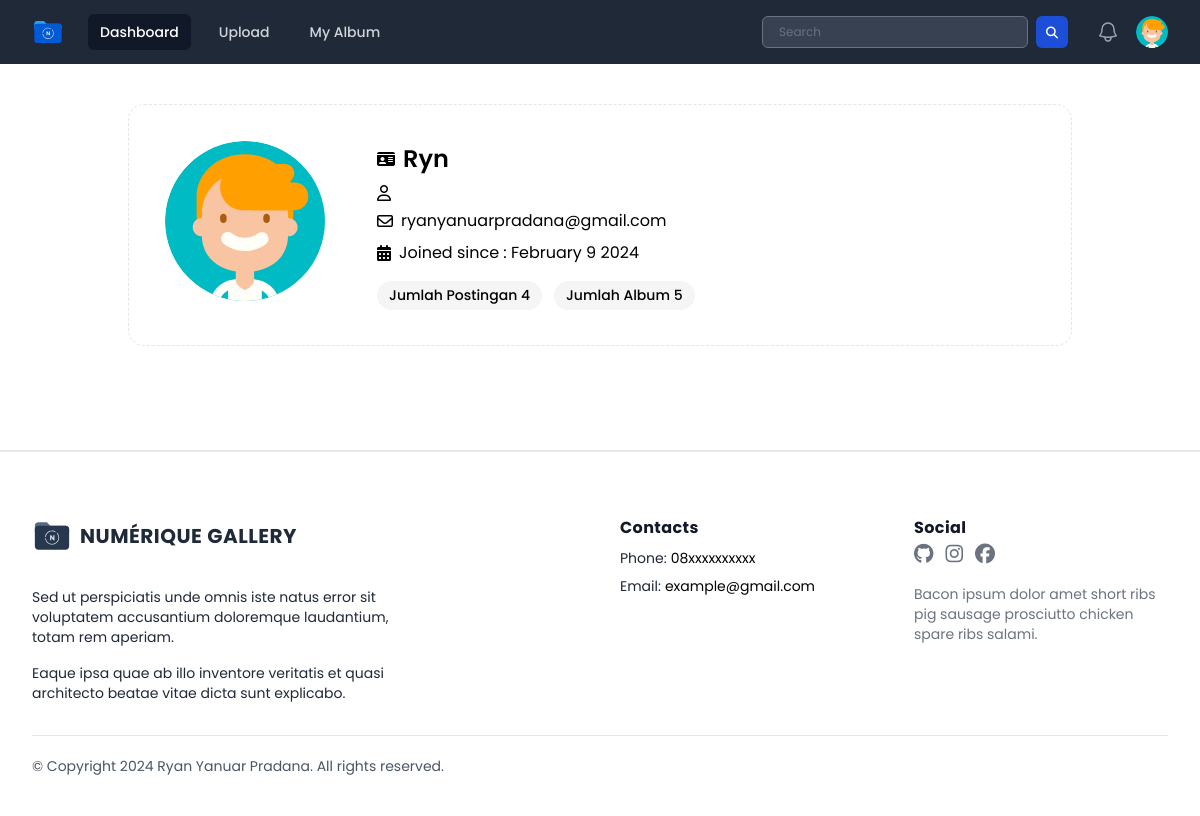
The page /public/page/user/profile.php (signed in) on the database as committed earlier.
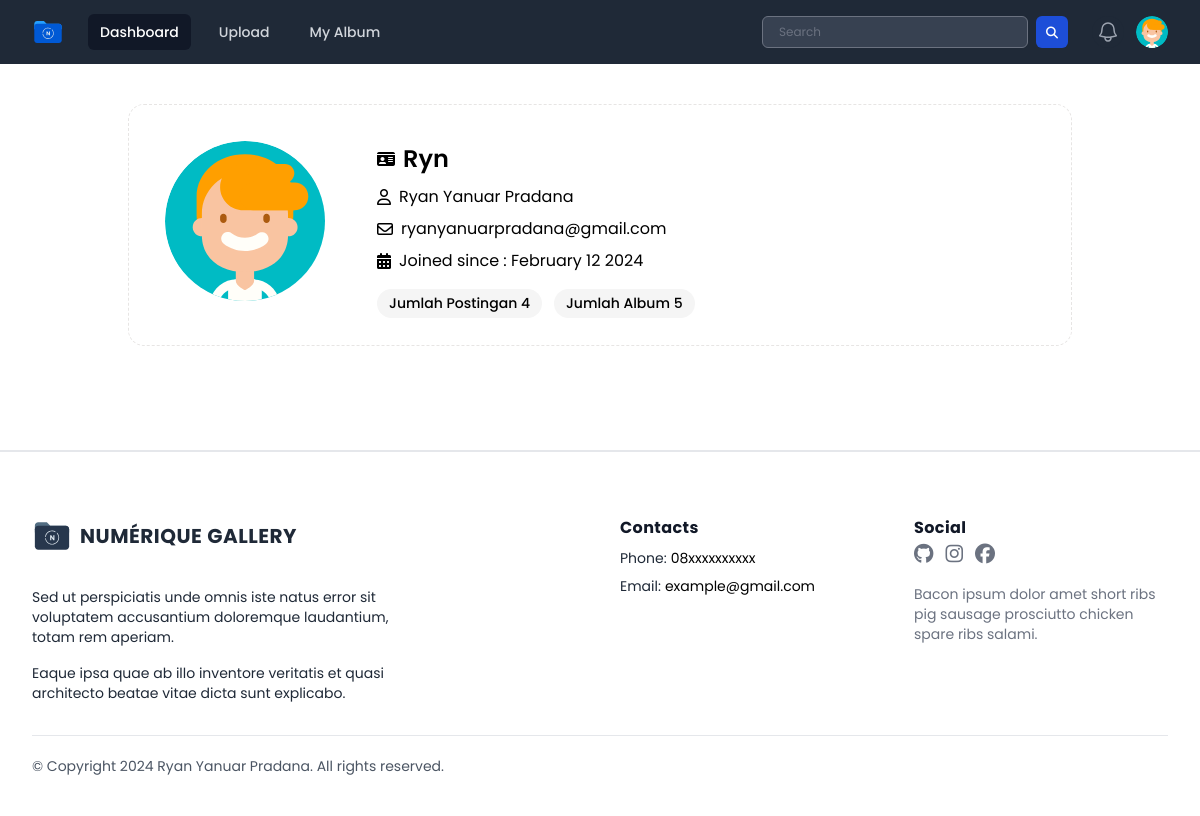
The same page on the database as committed later.
### tables this page shows
CREATE TABLE `users` (
  `userID` int(11) NOT NULL,
  `name` varchar(255) DEFAULT NULL,
  `username` varchar(50) NOT NULL,
  `password` varchar(255) NOT NULL,
  `email` varchar(100) NOT NULL,
  `access_level` varchar(50) DEFAULT 'user',
  `createdAt` timestamp NOT NULL DEFAULT current_timestamp() ON UPDATE current_timestamp(),
  `profile_photo` varchar(255) DEFAULT 'default_profile.svg'
);

### public/page/user/profile.php (the view, shortened to what this page needs)
<?php
include "../../../database/koneksi.php";
$username = $_SESSION["username"];
$query = "SELECT * FROM users WHERE username = '$username'";
$result = mysqli_query($conn, $query);
if ($result && mysqli_num_rows($result) > 0) {
    $row = mysqli_fetch_assoc($result);
    $query_postingan = "SELECT COUNT(*) AS jumlah_postingan FROM photos WHERE userID = '{$row['userID']}'";
    $result_postingan = mysqli_query($conn, $query_postingan);
    $jumlah_postingan = 0;
    if ($result_postingan && mysqli_num_rows($result_postingan) > 0) {
        $row_postingan = mysqli_fetch_assoc($result_postingan);
        $jumlah_postingan = $row_postingan['jumlah_postingan'];
    } else {
        echo "Error: " . mysqli_error($conn);
    }
    $query_album = "SELECT COUNT(*) AS jumlah_album FROM albums WHERE userID = '{$row['userID']}'";
    $result_album = mysqli_query($conn, $query_album);
    $jumlah_album = 0;
    if ($result_album && mysqli_num_rows($result_album) > 0) {
        $row_album = mysqli_fetch_assoc($result_album);
        $jumlah_album = $row_album['jumlah_album'];
    } else {
        echo "Error: " . mysqli_error($conn);
    }
} else {
    echo "Error: " . mysqli_error($conn);
}
?>
<!DOCTYPE html>
<html lang="en">
<head>
    <link rel="stylesheet" href="../../css/output.css">
    <link rel="stylesheet" href="../../css/style.css">
    <link rel="stylesheet" href="../../css/all.min.css">
    <link rel="stylesheet" href="../../css/fontawesome.min.css">
</head>
<body class="h-screen font-poppins">
    <div x-data="{ open: false, profileMenuOpen: false }">
        <nav class="bg-gray-800">
            <div class="mx-auto max-w-7xl px-2 sm:px-6 lg:px-8">
                <div class="relative flex h-16 items-center justify-between">
                    <div class="flex flex-1 items-center justify-center sm:items-stretch sm:justify-start">
                        <div class="flex flex-shrink-0 items-center">
                            <img class="h-8 w-auto" src="../../assets/logo/logo-secondary.svg" alt="Numérique Gallery">
                        </div>
                        <div class="hidden sm:ml-6 sm:block">
                            <div class="flex space-x-4">
                                <a href="../../page/index.php" class="bg-gray-900 text-white rounded-md px-3 py-2 text-sm font-medium" aria-current="page">Dashboard</a>
                                <a href="./uploads.php" class="text-gray-300 hover:bg-gray-700 hover:text-white rounded-md px-3 py-2 text-sm font-medium">Upload</a>
                                <a href="./album.php" class="text-gray-300 hover:bg-gray-700 hover:text-white rounded-md px-3 py-2 text-sm font-medium">My Album</a>
                            </div>
                        </div>
                    </div>
                    <div class="flex items-center">
                        <form action="./result_search.php" class="flex flex-row gap-2" method="GET">
                            <div class="hidden sm:block">
                                <input type="text" name="search" placeholder="Search" class="bg-gray-700 text-white px-4 py-3 h-8 rounded-md text-xs focus:outline-none focus:shadow-outline">
                            </div>
                            <button type="submit" class="text-white block bg-blue-700 hover:bg-blue-800 focus:ring-4 focus:ring-blue-300 font-medium rounded-md text-sm  h-8 w-8 dark:bg-blue-600 dark:hover:bg-blue-700 focus:outline-none dark:focus:ring-blue-800"><i class="fa-solid fa-magnifying-glass text-xs mx-auto"></i></button>
                        </form>
                        <div class="absolute inset-y-0 right-0 flex items-center pr-2 sm:static sm:inset-auto sm:ml-6 sm:pr-0">
                            <button type="button" class="relative rounded-full bg-gray-800 p-1 text-gray-400 hover:text-white focus:outline-none focus:ring-2 focus:ring-white focus:ring-offset-2 focus:ring-offset-gray-800">
                                <span class="absolute -inset-1.5"></span>
                            </button>
                            <div class="relative ml-3">
                                <div>
                                    <button @click="profileMenuOpen = !profileMenuOpen" type="button" class="relative flex rounded-full bg-gray-800 text-sm focus:outline-none focus:ring-2 focus:ring-white focus:ring-offset-2 focus:ring-offset-gray-800" id="user-menu-button" aria-expanded="false" aria-haspopup="true">
                                        <span class="absolute -inset-1.5"></span>
                                        <img class="h-8 w-8 rounded-full" src="../../../database/uploads/<?= $row['profile_photo'] ?>" alt="<?= $row['username'] ?> profile photo">
                                    </button>
                                </div>
                            </div>
                        </div>
                    </div>
                </div>
            </div>
        </nav>
    </div>
    <div class="container mx-auto p-10">
        <div class="relative flex flex-col w-full min-w-0 mb-6 !important break-words border border-dashed bg-clip-border rounded-2xl border-stone-200 bg-light/30 draggable">
            <div class="px-9 pt-9 flex-auto min-h-[70px] pb-0 bg-transparent">
                <div class="flex flex-wrap mb-6 xl:flex-nowrap">
                    <div class="mb-5 mr-5">
                        <div class="relative inline-block shrink-0 w-48 rounded-2xl">
                            <img class="inline-block shrink-0 rounded-full w-[80px] h-[80px] lg:w-[160px] lg:h-[160px]" src="../../../database/uploads/<?= $row['profile_photo'] ?>" alt="<?= $row['username'] ?> profile photo" />
                        </div>
                    </div>
                    <div class="grow">
                        <div class="flex flex-wrap items-start justify-between mb-2">
                            <div class="flex flex-col">
                                <div class="flex items-center mb-2">
                                    <i class="fa-solid fa-id-card mr-2"></i><p class="text-secondary-inverse hover:text-primary transition-colors duration-200 ease-in-out font-semibold text-[1.5rem] mr-1" href="javascript:void(0)"> <?= $row['username'] ?> </p>
                                </div>
                                <div class="flex flex-wrap pr-2 font-medium">
                                    <p class="flex items-center mb-2 font-normal mr-5 text-secondary-dark hover:text-primary" href="javascript:void(0)">
                                        <i class="fa-regular fa-user mr-2"></i><?= $row['name'] ?>
                                    </p>
                                </div>
                                <div class="flex flex-wrap pr-2 font-medium">
                                    <p class="flex items-center mb-2 font-normal mr-5 text-secondary-dark hover:text-primary" href="javascript:void(0)">
                                        <i class="fa-regular fa-envelope mr-2"></i> <?= $row['email'] ?>
                                    </p>
                                </div>
                                <div>
                                    <p class="flex items-center mb-2 mr-5 text-secondary-dark hover:text-primary" href="javascript:void(0)">
                                        <i class="fa-solid fa-calendar-days mr-2"></i> Joined since : <?= date('F j Y', strtotime($row['createdAt'])); ?>
                                    </p>
                                </div>
                            </div>
                        </div>
                        <div class="relative top-0 right-0">
                            <div class="flex flex-wrap absolute justify-between">
                                <div class="flex flex-wrap items-center">
                                    <span href="javascript:void(0)" class="mr-3 mb-2 inline-flex items-center justify-center text-secondary-inverse rounded-full bg-neutral-100 hover:bg-neutral-200 transition-all duration-200 ease-in-out px-3 py-1 text-sm font-medium leading-normal"> Jumlah Postingan <?= $jumlah_postingan ?> </span>
                                    <span href="javascript:void(0)" class="mr-3 mb-2 inline-flex items-center justify-center text-secondary-inverse rounded-full bg-neutral-100 hover:bg-neutral-200 transition-all duration-200 ease-in-out px-3 py-1 text-sm font-medium leading-normal"> Jumlah Album <?= $jumlah_album ?></span>
                                </div>
                            </div>
                        </div>
                    </div>
                </div>
            </div>
        </div>
    </div>
    <div class="px-4 pt-16 mx-auto sm:max-w-xl md:max-w-full lg:max-w-screen-xl md:px-24 lg:px-8 border-t-2 mt-10">
        <div class="grid gap-10 row-gap-6 mb-8 sm:grid-cols-2 lg:grid-cols-4">
            <div class="sm:col-span-2">
                <a href="../../page/index.php" aria-label="Go home" title="Company" class="inline-flex items-center">
                    <img src="../../assets/logo/logo-main.svg" class="h-10 w-auto" alt="Numérique Gallery">
                    <span class="ml-2 text-xl font-bold tracking-wide text-gray-800 uppercase">Numérique Gallery</span>
                </a>
                <div class="mt-6 lg:max-w-sm">
                    <p class="text-sm text-gray-800">
                        Sed ut perspiciatis unde omnis iste natus error sit voluptatem accusantium doloremque laudantium, totam rem aperiam.
                    </p>
                    <p class="mt-4 text-sm text-gray-800">
                        Eaque ipsa quae ab illo inventore veritatis et quasi architecto beatae vitae dicta sunt explicabo.
                    </p>
                </div>
            </div>
            <div class="space-y-2 text-sm">
                <p class="text-base font-bold tracking-wide text-gray-900">Contacts</p>
                <div class="flex">
                    <p class="mr-1 text-gray-800">Phone:</p>
                    <a href="#" aria-label="Our phone" title="Our phone" class="transition-colors duration-300 text-deep-purple-accent-400 hover:text-deep-purple-800">08xxxxxxxxxx</a>
                </div>
                <div class="flex">
                    <p class="mr-1 text-gray-800">Email:</p>
                    <a href="" aria-label="Our email" title="Our email" class="transition-colors duration-300 text-deep-purple-accent-400 hover:text-deep-purple-800">example@gmail.com</a>
                </div>
            </div>
            <div>
                <span class="text-base font-bold tracking-wide text-gray-900">Social</span>
                <div class="flex items-center mt-1 space-x-3">
                    <a href="https://github.com/Rynr615" target="_blank" class="text-gray-500 transition-colors duration-300 hover:text-gray-500">
                        <i class="fa-brands fa-github text-xl"></i>
                    </a>
                    <a href="https://www.instagram.com/ryn_ynr/" target="_blank" class="text-gray-500 transition-colors duration-300 hover:hover:text-gray-500">
                        <i class="fa-brands fa-instagram text-xl"></i>
                    </a>
                    <a href="https://www.facebook.com/profile.php?id=100055706964435" target="_blank" class="text-gray-500 transition-colors duration-300 hover:hover:text-gray-500">
                        <i class="fa-brands fa-facebook text-xl"></i>
                    </a>
                </div>
                <p class="mt-4 text-sm text-gray-500">
                    Bacon ipsum dolor amet short ribs pig sausage prosciutto chicken spare ribs salami.
                </p>
            </div>
        </div>
        <div class="flex flex-col-reverse justify-between pt-5 pb-10 border-t lg:flex-row">
            <p class="text-sm text-gray-600">
                © Copyright 2024 Ryan Yanuar Pradana. All rights reserved.
            </p>
        </div>
    </div>
</body>
</html>

### public/css/style.css (style rules this page uses)
* { font-family : 'Poppins', sans-serif; }

Rows that differ between the two databases and show on the page:
changed users "Ryn": name (not shown) → "Ryan Yanuar Pradana"; createdAt "February 9 2024" → "February 12 2024"
